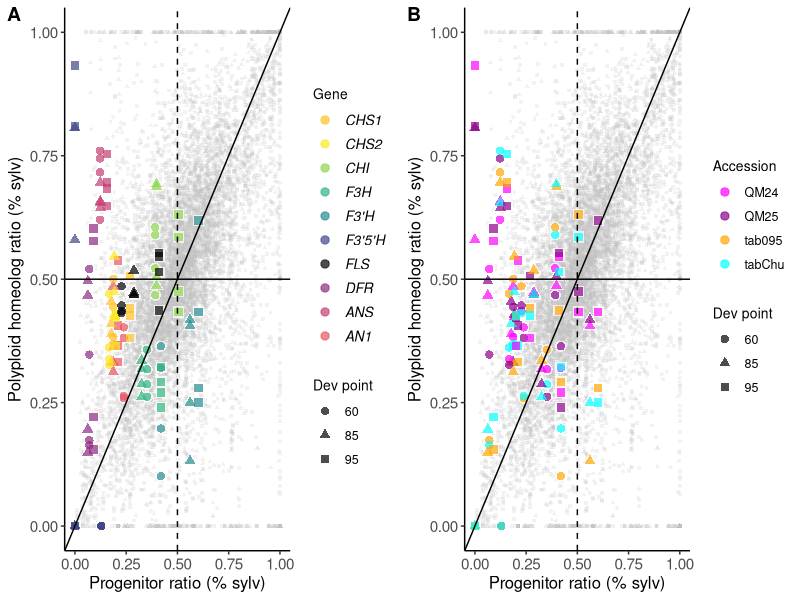

The R source for this figure:
library(ggplot2)
setwd("/Users/elizabeth.mccarth02//Dropbox/Nicotiana_DE_2019_Nano/ENA_Nano_min800_assemblies_Oct2019")

#progenitor ratios and polyploid homeolog ratios for anth genes for 60, 85, and 95 dev points
read.csv("anth_cis-trans_plot_60_85_95_1-16-23.csv")->data
data<-data.frame(data[,1:7]) 
data$Species<-as.factor(data$Species)
data$dev<-as.factor(data$dev)
data$gene<-as.factor(data$gene)
attach(data)

#progenitor ratios and polyploid homeolog ratios for all homeologs for 60, 85, 95 dev points
read.csv("all_homeolog_cis-trans_plot_60_85_95_1-16-23.csv")->data2
data2<-data.frame(data2[,1:9]) 
data2$Ploidy<-as.factor(data2$Ploidy)
data2$Species<-as.factor(data2$Species)
data2$dev<-as.factor(data2$dev)
data2$sylvgeneID<-as.factor(data2$sylvgeneID)
data2$tomfgeneID<-as.factor(data2$tomfgeneID)
attach(data2)


#put figs together in a grid
library(cowplot)

Geneplot<-ggplot(data2, aes(x=prog_ratio, y=poly_homeolog_ratio, shape=as.factor(dev))) + geom_point(color="gray", alpha=0.2, size=1) + theme_classic() + xlim(0, 1) + ylim(0, 1) +
  geom_point(data=data, aes(x=prog_ratio, y=poly_homeolog_ratio, shape=as.factor(dev)), color="white", alpha=0.7, size=3.5) +
  geom_point(data=data, aes(x=prog_ratio, y=poly_homeolog_ratio, color=as.factor(gene), shape=as.factor(dev)), alpha=0.7, size=2.5) + scale_color_manual(values=c("goldenrod1", "#FDE725FF", "#8AD547FF", "#2FB47CFF", "#238A8DFF", "#3F4788FF", "#000004FF", "#8C2981FF", "#C43C75FF", "#E85362FF"), breaks=c("CHS1", "CHS2", "CHI", "F3H", "F3'H", "F3'5'H", "FLS", "DFR", "ANS", "AN1"), name="Gene", guide=guide_legend(label.theme=element_text(angle=0, face="italic", size=10))) + scale_shape_discrete(name="Dev point") +
  geom_hline(yintercept=c(0.5), linetype=c("solid"), color="black") + geom_abline(slope=1, intercept=0, linetype=c("solid"), color="black") + geom_vline(xintercept=c(0.5), linetype=c("dashed"), color="black") +
  labs(x="Progenitor ratio (% sylv)", y="Polyploid homeolog ratio (% sylv)") + theme(axis.title=element_text(size=12), axis.text=element_text(size=11), legend.title=element_text(size=10), legend.text=element_text(size=9))

Speciesplot<-ggplot(data2, aes(x=prog_ratio, y=poly_homeolog_ratio, shape=as.factor(dev))) + geom_point(color="gray", alpha=0.2, size=1) + theme_classic() + xlim(0, 1) + ylim(0, 1) +
  geom_point(data=data, aes(x=prog_ratio, y=poly_homeolog_ratio, shape=as.factor(dev)), color="white", alpha=0.7, size=3.5) +
  geom_point(data=data, aes(x=prog_ratio, y=poly_homeolog_ratio, color=as.factor(Species), shape=as.factor(dev)), alpha=0.7, size=2.5) + scale_color_manual(values=c("magenta", "darkmagenta", "orange", "cyan"), labels=c("QM24", "QM25", "tab095", "tabChu"), name="Accession") + scale_shape_discrete(name="Dev point") +
  geom_hline(yintercept=c(0.5), linetype=c("solid"), color="black") + geom_abline(slope=1, intercept=0, linetype=c("solid"), color="black") + geom_vline(xintercept=c(0.5), linetype=c("dashed"), color="black") +
  labs(x="Progenitor ratio (% sylv)", y="Polyploid homeolog ratio (% sylv)") + theme(axis.title=element_text(size=12), axis.text=element_text(size=11), legend.title=element_text(size=10), legend.text=element_text(size=9))

#plot both plots in a column with legends
png(filename="anth_overlay_on_all_homeolog_cis-trans_60_85_95_polys_1-16-23.png", width=13, height=4.5, units="in", res=300)
plot_grid(Geneplot, Speciesplot, labels=c("A", "B"), nrow=1, rel_widths=c(1,1))
dev.off()



#pull out number of genes with bias toward sylv (prog ratio>0.5) and toward tomf (prog ratio<0.5) from anth genes and one-to-one homeologs
table(data$prog_ratio_bias)
table(data2$prog_ratio_bias)

#run goodness of fit chi squared test to test whether anth genes and one-to-one homeologs have equal number of bias toward sylv vs bias toward tomf genes
anth_observed<-c(12, 108)
anth_expected<-c(0.5, 0.5)

hom_observed<-c(5604, 5280)
hom_expected<-c(0.5, 0.5)

chisq.test(x=anth_observed, p=anth_expected)

chisq.test(x=hom_observed, p=hom_expected)

#run goodness of fit chi squared test on homeolog ratios from anth genes and one-to-one homeologs to see if similar biases as prog ratios are present
table(data$homeolog_ratio_bias)
table(data2$homeolog_ratio_bias)

anth_hom_observed<-c(36, 84)
anth_hom_expected<-c(0.5, 0.5)

hom_hom_observed<-c(5545, 5339)
hom_hom_expected<-c(0.5, 0.5)

chisq.test(x=anth_hom_observed, p=anth_hom_expected)

chisq.test(x=hom_hom_observed, p=hom_hom_expected)


